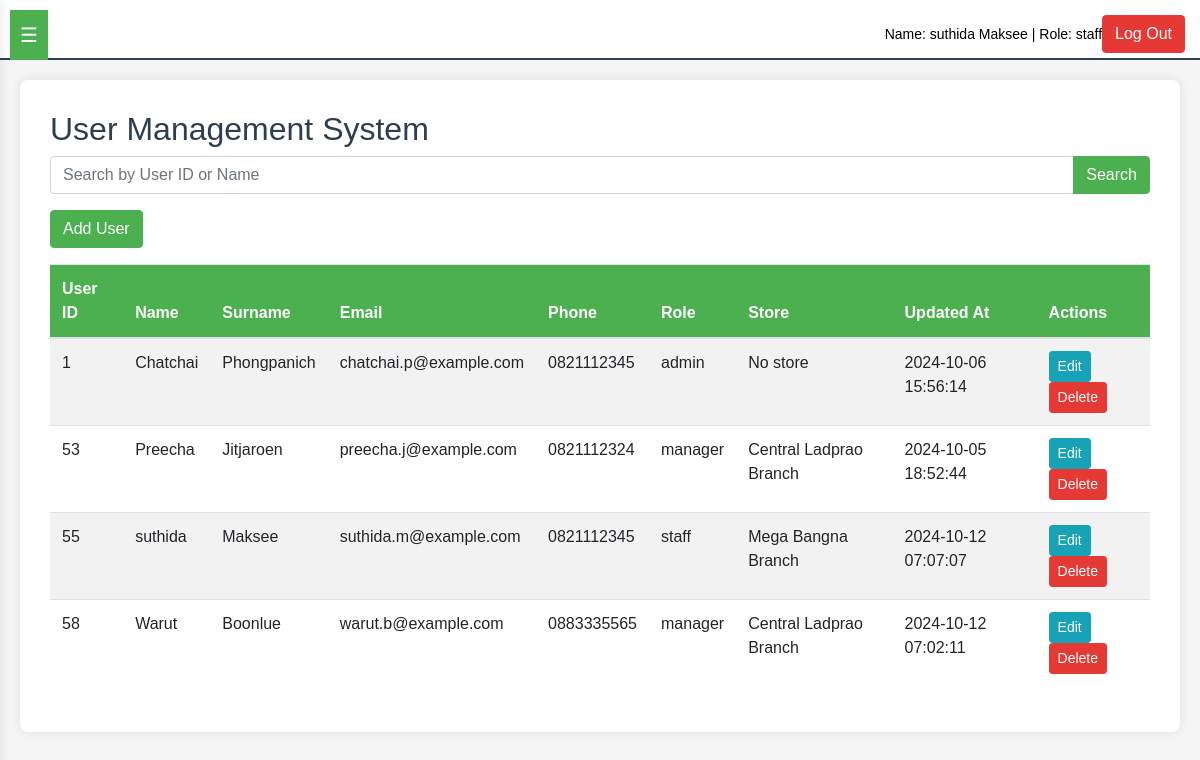
The app's page /page/admin/manage_user.php (signed in) with its own data.
### tables this page shows
CREATE TABLE `users` (
  `user_id` int(11) NOT NULL,
  `name` varchar(255) NOT NULL,
  `surname` varchar(255) NOT NULL,
  `email` varchar(255) NOT NULL,
  `password` varchar(255) NOT NULL,
  `tel_user` char(10) NOT NULL,
  `role` enum('admin','manager','staff') NOT NULL,
  `store_id` int(11) DEFAULT NULL,
  `reset_password` tinyint(1) DEFAULT 0,
  `update_at` timestamp NOT NULL DEFAULT current_timestamp() ON UPDATE current_timestamp()
);

CREATE TABLE `stores` (
  `store_id` int(11) NOT NULL,
  `store_name` varchar(255) NOT NULL,
  `location_id` int(11) NOT NULL,
  `tel_store` char(10) NOT NULL,
  `update_at` timestamp NOT NULL DEFAULT current_timestamp() ON UPDATE current_timestamp()
);

### page/admin/manage_user.php (the view, shortened to what this page needs)
<?php
include ('../../config/db.php');
$user_id = $_SESSION['user_id'];
$query = "SELECT u.name, u.surname, u.role, s.store_name
          FROM users u
          LEFT JOIN stores s ON u.store_id = s.store_id
          WHERE u.user_id = ?";
$stmt = $conn->prepare($query);
$stmt->bind_param("i", $user_id);
$stmt->execute();
$result = $stmt->get_result();
if ($result->num_rows > 0) {
    $user = $result->fetch_assoc();
    $name = $user['name'];
    $surname = $user['surname'];
    $role = $user['role'];
} else {
    header("Location: login.php");
    exit();
}
$search = isset($_GET['search']) ? $_GET['search'] : '';
$search_param = "%$search%";
$search_query = "SELECT u.user_id, u.name, u.surname, u.email, u.tel_user, u.role, s.store_name, u.update_at
                 FROM users u
                 LEFT JOIN stores s ON u.store_id = s.store_id
                 WHERE (u.user_id LIKE ? OR u.name LIKE ?)";
$stmt = $conn->prepare($search_query);
$stmt->bind_param("ss", $search_param, $search_param);
$stmt->execute();
$search_result = $stmt->get_result();
?>
<!DOCTYPE html>
<html lang="en">
<head>
    <link rel="stylesheet" href="https://stackpath.bootstrapcdn.com/bootstrap/4.5.2/css/bootstrap.min.css">
    <link rel="stylesheet" href="./respontive.css">
</head>
<body>
    <button id="menu-toggle">☰</button>
    <header id="banner">
        <a id="user-info">Name: <?php echo $name . ' ' . $surname; ?> | Role: <?php echo $role; ?></a>
        <button class="btn btn-danger" onclick="window.location.href='../../auth/logout.php'">Log Out</button>
    </header>
    <div class="container-fluid" id="main-content">
        <h2>User Management System</h2>
        <form action="" method="GET" class="mb-3">
            <div class="input-group">
                <input type="text" class="form-control" placeholder="Search by User ID or Name" name="search" value="<?php echo htmlspecialchars($search); ?>">
                <div class="input-group-append">
                    <button class="btn btn-primary" type="submit">Search</button>
                </div>
            </div>
        </form>
        <button type="button" class="btn btn-primary mb-3" data-toggle="modal" data-target="#addUserModal">
            Add User
        </button>
        <?php if ($search_result->num_rows > 0): ?>
        <div class="table-responsive">
            <table class="table table-striped">
                <thead>
                    <tr>
                        <th>User ID</th>
                        <th>Name</th>
                        <th>Surname</th>
                        <th>Email</th>
                        <th>Phone</th>
                        <th>Role</th>
                        <th>Store</th>
                        <th>Updated At</th>
                        <th>Actions</th>
                    </tr>
                </thead>
            <tbody>
                <?php foreach ($search_result as $user): ?>
                <tr>
                    <td><?php echo htmlspecialchars($user['user_id']); ?></td>
                    <td><?php echo htmlspecialchars($user['name']); ?></td>
                    <td><?php echo htmlspecialchars($user['surname']); ?></td>
                    <td><?php echo htmlspecialchars($user['email']); ?></td>
                    <td><?php echo htmlspecialchars($user['tel_user']); ?></td>
                    <td><?php echo htmlspecialchars($user['role']); ?></td>
                    <td><?php echo htmlspecialchars($user['store_name'] ?? 'No store'); ?></td>
                    <td><?php echo htmlspecialchars($user['update_at']); ?></td>
                    <td>
                        <button type="button" class="btn btn-sm btn-info edit-user" data-toggle="modal" data-target="#editUserModal"
                        data-user='<?php echo json_encode($user); ?>'>Edit</button>
                        <button type="button" class="btn btn-sm btn-danger delete-user" data-user-id="<?php echo $user['user_id']; ?>">Delete</button>
                    </td>
                </tr>
                <?php endforeach; ?>
            </tbody>
        </table>
        <?php else: ?>
            <div class="alert alert-warning mt-3">
                ไม่พบผู้ใช้งานที่ตรงกับคำค้นหา "<?php echo htmlspecialchars($search); ?>"
            </div>
        <?php endif; ?>
    </div>
</body>
</html>

### page/admin/respontive.css (style rules this page uses)
body { display: flex; flex-direction: column; min-height: 100vh; background-color: #f5f5f5; color: #2c3e50; font-family: Arial, sans-serif; }
#banner { background-color: #ffffff; border-bottom: 2px solid #2c3e50; padding: 15px; display: flex; align-items: center; justify-content: space-between; flex-wrap: wrap; position: fixed; top: 0; left: 0; right: 0; z-index: 1000; height: 60px; }
#user-info { margin-left: auto; color: black; font-size: 14px; }
#main-content { margin-left: auto; margin-right: auto; margin-top: 80px; padding: 30px; background-color: #ffffff; border-radius: 8px; box-shadow: 0 0 10px rgba(0, 0, 0, 0.1); transition: margin-left 0.3s ease-in-out; max-width: 1400px; width: calc(100% - 40px); }
#menu-toggle { display: block; background-color: #4caf50; color: white; border: none; padding: 10px; font-size: 20px; cursor: pointer; position: fixed; top: 10px; left: 10px; z-index: 1002; }
table { background-color: #ffffff; }
table th { background-color: #4caf50; color: #ffffff; }
.btn-primary { background-color: #4caf50; border-color: #4caf50; }
.btn-danger { background-color: #e53935; border-color: #e53935; }

### records on screen
users: name "suthida", surname "Maksee", role "staff", user_id "55", email "suthida.m@example.com", tel_user "0821112345", store.store_name "Mega Bangna Branch", update_at "2024-10-12 07:07:07"
users: user_id "1", name "Chatchai", surname "Phongpanich", email "chatchai.p@example.com", tel_user "0821112345", role "admin", store_name "No store", update_at "2024-10-06 15:56:14"
users: user_id "53", name "Preecha", surname "Jitjaroen", email "preecha.j@example.com", tel_user "0821112324", role "manager", store.store_name "Central Ladprao Branch", update_at "2024-10-05 18:52:44"
users: user_id "58", name "Warut", surname "Boonlue", email "warut.b@example.com", tel_user "0883335565", role "manager", store.store_name "Central Ladprao Branch", update_at "2024-10-12 07:02:11"
